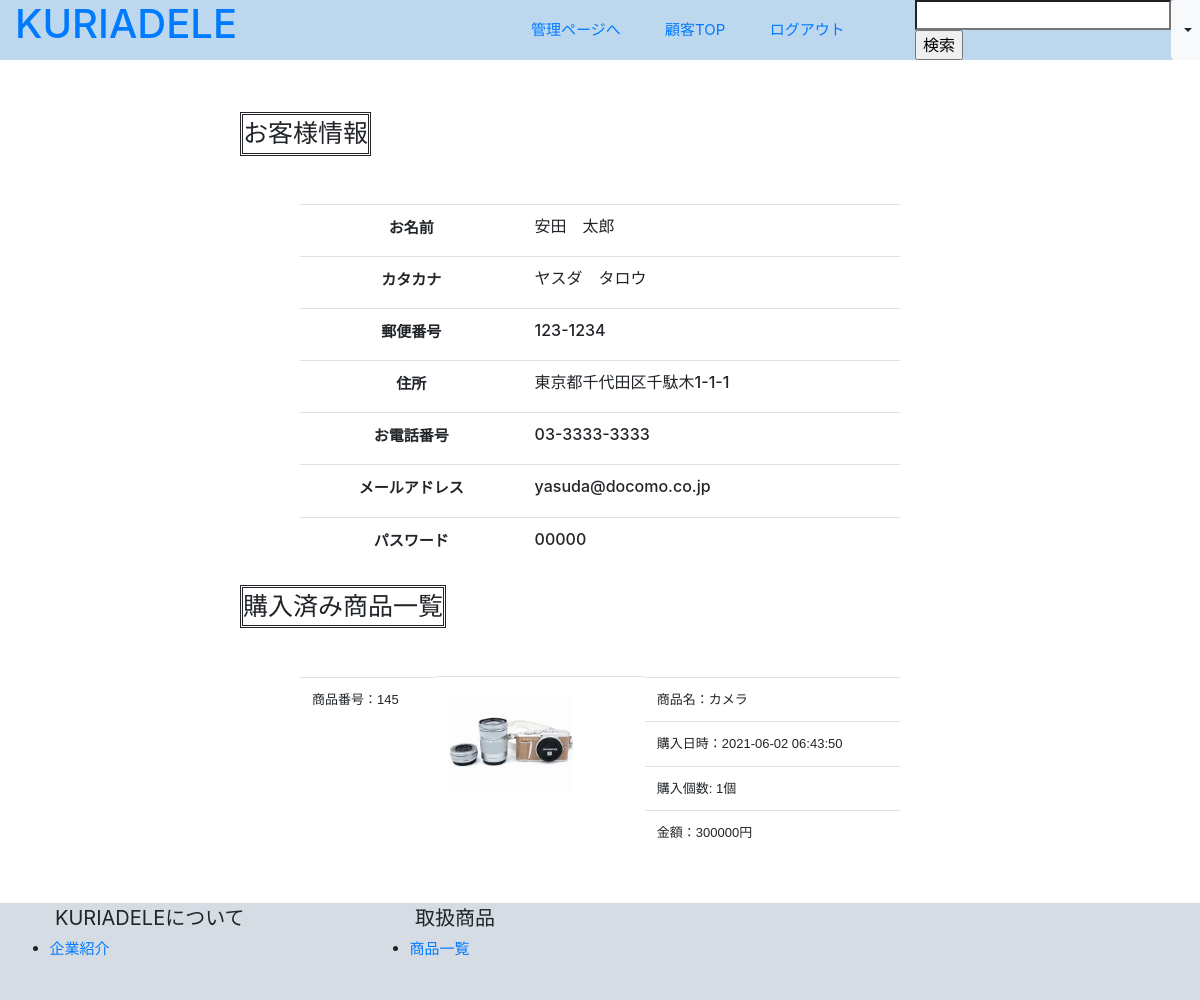
Screenshot of /personal.php?id=27 (signed in) with the database file from the repository.
### tables this page shows
CREATE TABLE `customers` (
  `id` int(11) NOT NULL AUTO_INCREMENT,
  `name` varchar(255) NOT NULL,
  `kana_name` varchar(255) NOT NULL,
  `postal_code` varchar(255) NOT NULL,
  `address` varchar(255) NOT NULL,
  `tel` varchar(255) NOT NULL,
  `email_address` varchar(255) NOT NULL,
  `password` varchar(255) NOT NULL,
  `created_at` timestamp NOT NULL DEFAULT CURRENT_TIMESTAMP ON UPDATE CURRENT_TIMESTAMP,
  PRIMARY KEY (`id`),
  UNIQUE KEY `email_address` (`email_address`)
);

CREATE TABLE `purchases` (
  `id` int(11) NOT NULL AUTO_INCREMENT,
  `customer_id` int(11) NOT NULL,
  `item_id` int(11) NOT NULL,
  `number` int(11) NOT NULL,
  `created_at` timestamp NOT NULL DEFAULT CURRENT_TIMESTAMP ON UPDATE CURRENT_TIMESTAMP,
  PRIMARY KEY (`id`),
  KEY `customer_id` (`customer_id`),
  KEY `item_id` (`item_id`),
  CONSTRAINT `purchases_ibfk_1` FOREIGN KEY (`customer_id`) REFERENCES `customers` (`id`) ON DELETE CASCADE ON UPDATE CASCADE,
  CONSTRAINT `purchases_ibfk_2` FOREIGN KEY (`item_id`) REFERENCES `items` (`id`) ON DELETE CASCADE ON UPDATE CASCADE
);

CREATE TABLE `items` (
  `id` int(11) NOT NULL AUTO_INCREMENT,
  `name` varchar(255) NOT NULL,
  `image` varchar(255) NOT NULL,
  `price` int(11) NOT NULL,
  `stock` int(11) NOT NULL,
  `description` varchar(1000) NOT NULL,
  `created_at` timestamp NOT NULL DEFAULT CURRENT_TIMESTAMP ON UPDATE CURRENT_TIMESTAMP,
  `flag` int(11) NOT NULL,
  PRIMARY KEY (`id`)
);

### personal.php (called while the page is built, shortened)
<?php
    require_once 'daos/customer_dao.php';
    require_once 'daos/purchase_dao.php';
    $id = null;
    if(isset($_GET['id'])){
        $id = $_GET['id'];
    }
    $customer = CustomerDAO::get_customer_by_id($id);
    $my_purchases = PurchaseDAO::get_my_purchases($customer->id);
    include_once 'admin_views/personal_view.php';
?>

### daos/customer_dao.php (called while the page is built, shortened)
<?php
    class CustomerDAO extends DAO{
        public static function get_customer_by_id($id){
            $pdo = null;
            $stmp = null;
            try{
                $pdo = self::get_connection();
                $stmt = $pdo->prepare('SELECT * FROM customers WHERE id=:id');
                $stmt->bindParam(':id', $id , PDO::PARAM_INT);
                $stmt->execute();
                $stmt->setFetchMode(PDO::FETCH_CLASS|PDO::FETCH_PROPS_LATE, 'Customer');
                $customer = $stmt->fetch();
                return $customer;
            }catch(PDOException $e){
                return null;
            }finally{
                self::close_connection($pdo, $stmp);
            }
        }
    }
?>

### daos/purchase_dao.php (called while the page is built, shortened)
<?php
    require_once 'models/purchase.php';
    class PurchaseDAO extends DAO{
        public static function get_my_purchases($customer_id){
            $pdo = null;
            $stmp = null;
            try{
                $pdo = self::get_connection();
                $stmt = $pdo -> prepare("SELECT * FROM purchases WHERE customer_id=:customer_id");
                $stmt->bindParam(':customer_id', $customer_id, PDO::PARAM_INT);
                $stmt->execute();
                $stmt->setFetchMode(PDO::FETCH_CLASS|PDO::FETCH_PROPS_LATE, 'Purchase');
                $my_purchases = $stmt->fetchAll();
                return $my_purchases;
            }catch(PDOException $e){
                return "問題が発生しました<br>" . $e->getMessage();
            }finally{
               self::close_connection($pdo, $stmp);
            }
        }
    }
?>

### daos/item_dao.php (called while the page is built, shortened)
<?php
    class ItemDAO extends DAO{
        public static function get_item_by_id($id){
            $pdo = null;
            $stmp = null;
            try{
                $pdo = self::get_connection();
                $stmt = $pdo->prepare('SELECT * FROM items WHERE id=:id');
                $stmt->bindParam(':id', $id , PDO::PARAM_INT);
                $stmt->execute();
                $stmt->setFetchMode(PDO::FETCH_CLASS|PDO::FETCH_PROPS_LATE, 'Item');
                $item = $stmt->fetch();
                return $item;
            }catch(PDOException $e){
                return null;
            }finally{
                self::close_connection($pdo, $stmp);
            }
        }
    }
?>

### models/purchase.php (called while the page is built, shortened)
<?php
    require_once 'daos/item_dao.php';
    class Purchase{
        public $item_id;
        public function __construct($customer_id="", $item_id="", $number=""){
            $this->item_id = $item_id;
        }
        public function get_item(){
            $item = ItemDAO::get_item_by_id($this->item_id);
            return $item;
        }
    }

### admin_views/personal_view.php (the view, shortened to what this page needs)
<!doctype html>
<html lang='ja'>
    <head>
        <link rel='stylesheet' href='index.css'>
        <link rel="stylesheet" href="https://stackpath.bootstrapcdn.com/bootstrap/4.5.2/css/bootstrap.min.css">
    </head>
    <body>
        <div class='container-fluid header fixed-top'>
            <div class='row'>
                <span class='col-lg-2 col-md-2 col-auto'>
                    <a href='admin_index.php'><h1>KURIADELE</h1></a>
                </span>
                <span class='col-lg-7 col-md-5 d-none d-lg-block span_a'>
                    <a href='administrator.php' class='span_b'>管理ページへ</a>
                    <a href='index.php' class='span_b'>顧客TOP</a>
                    <a href='admin_logout.php' class='span_b'>ログアウト</a>
                </span>
                <div class='col-lg-3 col-md-5 col-auto span_c'>
                    <form method='GET' action='admin_search.php'>
                        <input type='search' name='name'/>
                        <input type='submit' value='検索'/>
                    </form>
                    <button type="button" class="btn btn-light dropdown-toggle d-none d-sm-block" data-toggle="dropdown"></button>
                </div>
            </div>
        </div>
        <p class='body'>
            <p class='customer'>お客様情報</p>
            <table class='container-fluid list table col-lg-6 col-6'>
                <div class='row'>
                    <tbody>
                        <tr>
                            <th class='top_c'>お名前</th><td><h6><?= $customer->name ?></h6></td>
                        </tr>
                        <tr>
                            <th class='top_c'>カタカナ</th><td><h6><?= $customer->kana_name ?></h6></td>
                        </tr>
                        <tr>
                            <th class='top_c'>郵便番号</th><td><h6><?= $customer->postal_code ?></h6></td>
                        </tr>
                        <tr>
                            <th class='top_c'>住所</th><td><h6><?= $customer->address ?></h6></td>
                        </tr>
                        <tr>
                            <th class='top_c'>お電話番号</th><td><h6><?= $customer->tel ?></h6></td>
                        </tr>
                        <tr>
                            <th class='top_c'>メールアドレス</th><td><h6><?= $customer->email_address ?></h6></td>
                        </tr>
                        <tr>
                            <th class='top_c'>パスワード</th><td><h6><?= $customer->password ?></h6></td>
                        </tr>
                    </tbody>
                </div>
            </table>
        </p>
        <div class='customer'>購入済み商品一覧</div>
        <table class='container-fluid list table col-lg-6'>
            <div class='row'>
                <tbody>
                    <?php foreach($my_purchases as $cart): ?>
                        <tr>
                            <td class='table_td'>商品番号：<?= $cart->get_item()->id ?></td>
                            <td class='table_img'><img src='upload/items/<?= $cart->get_item()->image ?>' class='img_td'></img></td>
                            <td class='table_td'>商品名：<?= $cart->get_item()->name ?></td>
                            <td class='table_td'>購入日時：<?= $cart->created_at ?></td>
                            <td class='table_td'>購入個数: <?= $cart->number ?>個</td>
                            <td class='table_td'>金額：<?= $cart->get_item()->price ?>円</td>
                        </tr>
                    <?php endforeach; ?>
               </tbody>
            </div>
        </table>
        <div class='container-fluid footer'>
            <div class='row'>
            <ul><span class='col-lg-4'>KURIADELEについて</span><br>
                <li><a href='admin_company.php'>企業紹介</a></li>
            </ul>
            <ul><span class='col-lg-4'>取扱商品</span>
                <li><a href='admin_product.php'>商品一覧</a></li>
            </ul>
        </div>
    </body>
</html>

### index.css (style rules this page uses)
.header { position:fixed; background-color: #BDD7EE; align-items: center; }
.span_a { font-size: 15px; text-align: right; margin: auto; }
.span_b { text-align: right; margin-right: 6%; }
.span_c { text-align: left; margin: auto; display: flex; }
.top_c { text-align: center; font-size: 15px; }
.body { padding: 4%; }
.customer { display: inline-block; font-size: 25px; border: double; margin-left: 20%; margin-bottom: 1%; text-align: center; }
.footer { background-color: #D6DCE4; margin-top: 4%; padding-bottom: 2%; }
ul { width: 30%; font-size: 20px; }
li { font-size: 15px; margin-top: 5px; margin-left: 3%; }
.img_td { width: 68%; margin-top: 4%; }
.table_td { display: flex; font-family: sans-serif; font-size: 13px }
.table_img { width: 35%; }
.list { margin-top: 3%; font-size: 11px; }

### rows the page displays
customers: name "安田 太郎", kana_name "ヤスダ タロウ", postal_code "123-1234", address "東京都千代田区千駄木1-1-1", tel "03-3333-3333", email_address "yasuda@docomo.co.jp", password "00000"
purchases: item "145", item.image (picture), item.name "カメラ", created_at "2021-06-02 06:43:50", number "1", item.price "300000"
